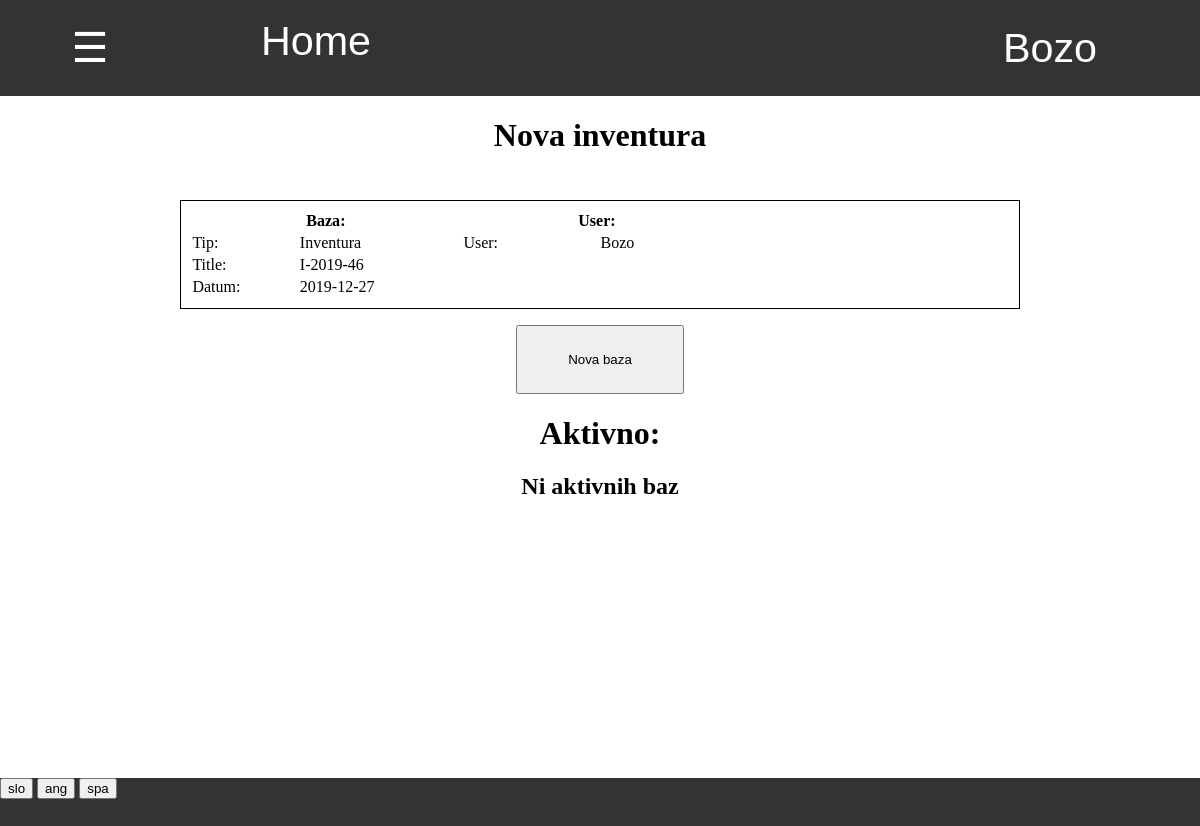
Page /zaloga/inventura/ (signed in) on the earlier database version.
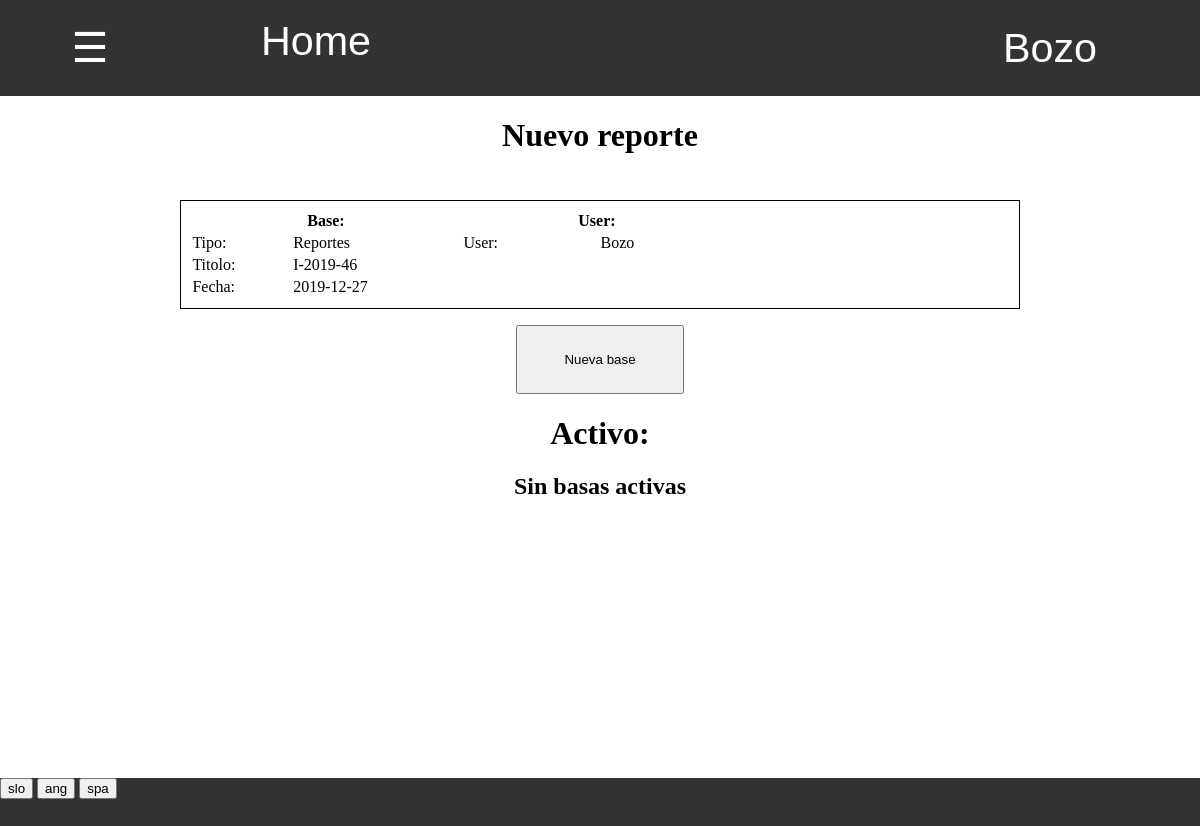
Same page on the later database version.
### program/models.py (models this page shows)
class Profil(models.Model):
    user = models.OneToOneField(User,on_delete=models.CASCADE)
    jezik =  models.CharField(default="spa",max_length=3, choices=JEZIKI)

### zaloga/views.py (the view)
# urls.py: path('', views.baze , name='baze'),
@login_required
def baze(request, tip_baze):
    if request.method == "GET":
        baze = Baza.objects.filter(tip=tip_baze,status='aktivno')
        stranke = Stranka.objects.all().order_by('stevilo_kupljenih').values('pk','naziv')
        return pokazi_stran(request, 'zaloga/aktivne_baze.html', {'tip': tip_baze, 'baze':baze,'stranke':stranke})

### program/models.py (called while the page is built)
    def naslednja_inventura(self,delaj=False):
        if delaj:
            self.stevilo_inventur += 1
            self.save()
            return 'I-2019-' + str(self.stevilo_inventur)
        else:
            return 'I-2019-' + str(self.stevilo_inventur + 1)

    @property
    def vrni_jezike(self):
        return JEZIKI

### zaloga/models.py (called while the page is built)
    @property
    def danes(self):
        return datetime.today().strftime('%Y-%m-%d')

### zaloga/templatetags/zaloga_exstras.py (called while the page is built)
@register.filter
def keyvalue(dict, key):
    return dict[key]

### zaloga/views.py (called while the page is built)
def vrni_slovar(request):
    with open('slovar.json') as dat:
        slovar = json.load(dat)
    return slovar

def pokazi_stran(request, html, baze={}):
    slovar = {'prodaja':prodaja, 'zaloga':zaloga,'program':program,'slovar':vrni_slovar(request),'jezik':request.user.profil.jezik}
    slovar.update(baze)
    return render(request, html, slovar)

### zaloga/templates/zaloga/aktivne_baze.html (shortened to what this page needs)
{% extends 'program/base.html' %}
{% load zaloga_exstras %}
{% block content %}
<h1>
{% if tip == "prevzem" %}
    {{slovar|keyvalue:'Nov prevzem'|keyvalue:jezik}}
{% elif tip == "odpis" %}
    {{slovar|keyvalue:'Nov odpis'|keyvalue:jezik}}
{% elif tip == "inventura" %}
    {{slovar|keyvalue:'Nova inventura'|keyvalue:jezik}}
{% elif tip == "vele_prodaja" %}
    {{slovar|keyvalue:'Nova vele prodaja'|keyvalue:jezik}}
{% endif %}
</h1>
<div class="okno">
    {% if tip == "prevzem" %}
        <table style="padding:1%;border:1px solid black"class="tabela_podatkov">
            <tr>
                <th width="33%" colspan="2"> {{slovar|keyvalue:'Prevzem'|keyvalue:jezik}}:</th>
                <th width="42%" colspan="2">{{slovar|keyvalue:'Kontejner'|keyvalue:jezik}}:</th>
                <th width="25%" colspan="2"> User: </th>
            </tr>
            <tr>
                <td> {{slovar|keyvalue:'Tip'|keyvalue:jezik}}: </td>
                <td> {{slovar|keyvalue:'Prevzem'|keyvalue:jezik}} </td>
                <td> {{slovar|keyvalue:'Stevilka'|keyvalue:jezik}} </td>
                <td> <input form="nova_baza" name="stevilka" type="text" required autocomplete="off"> </td>
                <td> User: </td>
                <td> {{user.username}} </td>
            </tr>
            <tr>
                <td> {{slovar|keyvalue:'Title'|keyvalue:jezik}}: </td>
                <td> {{program.naslednji_prevzem}} </td>
                <td> {{slovar|keyvalue:'Izvor'|keyvalue:jezik}}: </td>
                <td>
                    <select form="nova_baza" name="drzava">
                        {% for drzava in zaloga.drzave %}
                            <option value="{{drzava.0}}"> {{drzava.1}} </option>
                        {% endfor %}
                    </select>
                </td>
            </tr>
            <tr>
                <td> {{slovar|keyvalue:'Datum'|keyvalue:jezik}}: </td>
                <td> {{zaloga.danes}} </td>
                <td> {{slovar|keyvalue:'Posiljatelj'|keyvalue:jezik}}: </td>
                <td>
                    <select form="nova_baza" name="posiljatelj">
                        {% for posiljatelj in zaloga.posiljatelji %}
                            <option value="{{posiljatelj.0}}"> {{posiljatelj.1}} </option>
                        {% endfor %}
                    </select>
                </td>
            </tr>
        </table>
    {% else %}
        <table style="padding:1%;border:1px solid black"class="tabela_podatkov">
            <tr>
                <th width="33%" colspan="2">
                    {{slovar|keyvalue:'Baza'|keyvalue:jezik}}:
                </th>
                <th width="33%" colspan="2">User:</th>
                <th></th>
            </tr>
            <tr>
                <td> {{slovar|keyvalue:'Tip'|keyvalue:jezik}}: </td>
                <td>
                {% if tip == "odpis" %}
                    {{slovar|keyvalue:'Odpis'|keyvalue:jezik}}
                {% elif tip == "inventura" %}
                    {{slovar|keyvalue:'Inventura'|keyvalue:jezik}}
                {% endif %}
                </td>
                <td> User: </td>
                <td> {{user.username}} </td>
            </tr>
            <tr>
                <td> {{slovar|keyvalue:'Title'|keyvalue:jezik}}: </td>
                <td>
                {% if tip == "odpis" %}
                    {{program.naslednji_odpis}}
                {% elif tip == "inventura" %}
                    {{program.naslednja_inventura}}
                {% endif %}
                </td>
            </tr>
            <tr>
                <td> {{slovar|keyvalue:'Datum'|keyvalue:jezik}}: </td>
                <td> {{zaloga.danes}} </td>
            </tr>
        </table>
    {% endif %}
    <form id="nova_baza" action="{% url 'nova_baza' tip %}" method="POST">
        <input type="submit" value="{{slovar|keyvalue:'Nova baza'|keyvalue:jezik}}">
    </form>
</div>
<h1>
    {{slovar|keyvalue:'Aktivno'|keyvalue:jezik}}:
</h1>
{% if baze.count == 0 %}
    <h2>
        {{slovar|keyvalue:'Ni aktivnih baz'|keyvalue:jezik}}
    </h2>
{% endif %}
{% endblock %}

Differences in the rows shown:
changed Profil: jezik "Nova inventura" → "Nuevo reporte"; jezik "Baza" → "Base"; jezik "Tip" → "Tipo"; jezik "Inventura" → "Reportes"; jezik "Title" → "Titolo"; jezik "Datum" → "Fecha"; jezik "Nova baza" → "Nueva base"; jezik "Aktivno" → "Activo"; jezik "Ni aktivnih baz" → "Sin basas activas"
